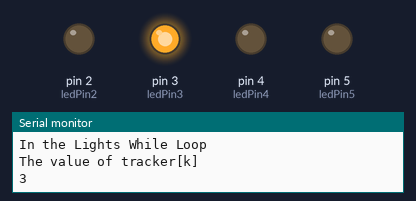
The sketch below on a simulated Arduino Uno, built with avr-gcc and run on an emulated ATmega328P. Shown: output pins drawn as LEDs (lit = HIGH), the last lines printed to the serial monitor. Random numbers use the default seed unless the sketch sets one.

Above: at 0.2 s.
At 6.2 s:
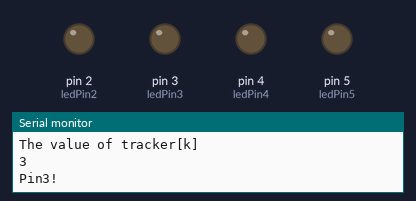
At 21.6 s:
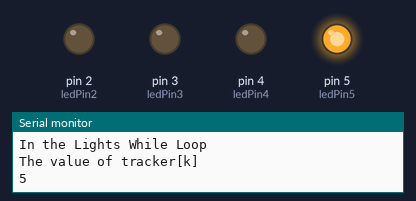
At 27.6 s:
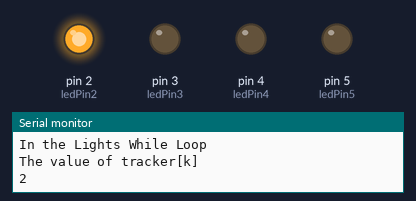
At 37.2 s:
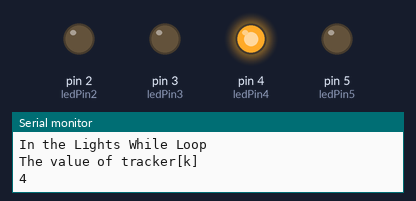
Timing chart, 0 to 40.0 s (numbered marks = the images above):
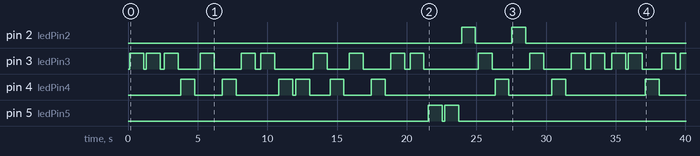

Measured:
- by itself, pin 2 (ledPin2): LOW → HIGH at 23.9 s, → LOW 1.0 s later, → HIGH 2.6 s later, → LOW 1.0 s later, … (4 changes in this stretch)
- by itself, pin 3 (ledPin3): LOW → HIGH at 0.12 s, → LOW 1.0 s later, → HIGH 0.20 s later, → LOW 1.0 s later, … (35 changes in this stretch)
- by itself, pin 4 (ledPin4): LOW → HIGH at 3.8 s, → LOW 1.0 s later, → HIGH 2.0 s later, → LOW 1.0 s later, … (18 changes in this stretch)
- by itself, pin 5 (ledPin5): LOW → HIGH at 21.5 s, → LOW 1.0 s later, → HIGH 0.20 s later, → LOW 1.0 s later, … (4 changes in this stretch)

The sketch:

Simon4.ino
```cpp
/*
Simon on the Arduino
by Tristan Clawson
rev: 0.40
red date:  5/26/2025
 */


//pins: 2,3,4,5
int ledPin2 = 2;    // LED connected to digital pin 2
int ledPin3 = 3;    // LED connected to digital pin 3
int ledPin4 = 4;    // LED connected to digital pin 4
int ledPin5 = 5;    // LED connected to digital pin 5

//buttonPress: 8,9,10,11
const int buttonPin8 = 8;
const int buttonPin9 = 9;
const int buttonPin10 = 10;
const int buttonPin11 = 11;

int randNumber = 0;
int trackerArraySetup = 0;
int i;  //iteration of the game loop
int x;  //iteration of the display loop
int k;  //rotation of the display loop
int n; //reset loop
int m; //input loop
int gameturn = 0; //iterate the input loop
int buttonPress = 0; //input for the buttons
int test = 0;
int var = 0;
int light = 0;
int gameloop = 0;
int inputtest[] = {0,0,0,0,0,0,0,0,0,0,0,0,0,0,0,0,0,0,0,0,0,0} ;
int tracker[] = {} ;  //0,0,0,0,0,0,0,0,0,0,0,0,0,0,0,0,0,0,0,0,0,0

int ledState = LOW;

void printLoop();

void setup()
{
Serial.begin(9600);
randomSeed(analogRead(0));  // Better randomness that doesn't start at the same point
  // set the digital pin as output:
  pinMode(ledPin2, OUTPUT); //keeps the LED lit up
                      //digitalWrite (ledPin2, HIGH);
  pinMode(ledPin3, OUTPUT); //keeps the LED lit up
                       //digitalWrite (ledPin3, HIGH);
  pinMode(ledPin4, OUTPUT); //keeps the LED lit up
                       //digitalWrite (ledPin4, HIGH);
  pinMode(ledPin5, OUTPUT); //keeps the LED lit up
                       //digitalWrite (ledPin5, HIGH);
  pinMode(buttonPin8, INPUT);
  pinMode(buttonPin9, INPUT);
  pinMode(buttonPin10, INPUT);
  pinMode(buttonPin11, INPUT);


// setting up the random array

   Serial.println("Start of array setup");

  while (trackerArraySetup < 21 ){
  randNumber = random(2,6); // generate random number between 2 to 5  (Includes 2, but not 5?)
  tracker[i] = randNumber;   //<<<<<<<<<<<<<<<<<<<<<<<<<<<<<<<<<<<<<<<<< has to be an array problem  only doing 1 number?
   Serial.println(tracker[i]);
   trackerArraySetup ++;
  }

 Serial.println("End of array setup");

}

//Don't use letter variables
//Print statements after every iteration

void loop() //can do 20 rounds here
{


  Serial.println("Add a Random value");

//________________________________________________________________________________________

      printLoop();
//________________________________________________________________________________________

      i++;  //a little iteration, if you please
      x = 0; //<< upper error
      k = 0;
 /*
Serial.println("I broke out of the show loop");
delay(1000); // wait 1 second before displaying the next number


        //.................................................................
        gameloop = 0;
        while ( gameloop < 20){
          Serial.println("I'm in the INPUT loop");
          //Serial.println(m);

                    //  while (tracker[m] != 0) //need a for loop to reset the array
                             // {
                                  gameturn = i;


                                  Serial.println("I'm DOING the INPUT ARRAY loop I'm DOING the INPUT ARRAY loop I'm DOING the INPUT ARRAY loop");
                                  int button8State = digitalRead(buttonPin8);
                                  int button9State = digitalRead(buttonPin9);
                                  int button10State = digitalRead(buttonPin10);
                                  int button11State = digitalRead(buttonPin11);
                                  //Serial.println(button8State);


                                 // Serial.println(buttonPin8 == HIGH);

//change back from LOW to HIGH
while (button8State == LOW && button9State == LOW && button10State == LOW && button11State == LOW  ) {Serial.println("Holding and waiting for input.Holding and waiting for input."); } //HOLD
                                  /*
                                  while (gameturn > 1  )  // i = x, for gameturn values
                                        {
                                          //Serial.println("while input -------");
                                          //button input
                                          //duration = pulseIn(buttonPin10, HIGH);
                                          //duration = pulseIn(buttonPin11, HIGH);

                                          if (buttonPin8 == HIGH)
                                          {
                                            inputtest[i] = 2;
                                                digitalWrite(ledPin2, HIGH);
                                                delay (100);
                                                digitalWrite(ledPin2, LOW);
                                            }
                                          if (buttonPin9 == HIGH)
                                          {
                                            inputtest[i] = 3;
                                                digitalWrite(ledPin3, HIGH);
                                                delay (100);
                                                digitalWrite(ledPin3, LOW);
                                            }
                                           if (buttonPin11 == HIGH)
                                          {
                                            inputtest[i] = 4;
                                                digitalWrite(ledPin4, HIGH);
                                                delay (100);
                                                digitalWrite(ledPin4, LOW);
                                            }
                                           if (buttonPin9 == HIGH)
                                          {
                                            inputtest[i] = 5;
                                                digitalWrite(ledPin5, HIGH);
                                                delay (100);
                                                digitalWrite(ledPin5, LOW);
                                            }

                                                         if (buttonPin10 > 13 ) //NOPE
                                                        {
                                                          Serial.println("Input UPPER bounds error");
                                                          }
                                                        if (buttonPin11 < 10 ) //NOPE
                                                        {
                                                          Serial.println("Input LOWER bounds error");
                                                          }

                                          //button press
                                          // if input value A = array[i] continue (pause for input) +beep
                                          if  (  buttonPress = tracker[i] )
                                          {
                                            //break out?
                                            //goto win;//crap;
                                            }
                                          // else fail + beep
                                           else ( buttonPress != tracker[i] );
                                          {
                                            //goto fail;//FAIL;
                                            }
                                          gameturn--;
                                        }

                                       */
                                        m++;
                               // }
                             gameloop ++;

               }
         //.................................................................


/*
                                                          while (tracker[i] != 0) //no?  Get input and check
                                                                {
                                                                    i = input;

                                                                    while (input >1 , input--)  // i = x, for input values
                                                                          {

                                                                            //button press
                                                                            // if input value A = array[i] continue (pause for input) +beep
                                                                            if  (  buttonPress = tracker[i] )
                                                                            {
                                                                              //break out?
                                                                              goto win;//crap;
                                                                              }
                                                                            // else fail + beep
                                                                             else ( buttonPress != tracker[i] )
                                                                            {
                                                                              goto fail//FAIL;
                                                                              }

                                                                          }
                                                                 }

win: //
fail://

for (int r = 0, r < 20, r++){

}


*/

//end of game loop

//reset everything
 //
                                         //for (int n = 0, n < 20, n++){
                                         //int tracker[n] = 0;
                                         //}
//reseting
//}


//________________________________________________________________________________________
// k= 0?
void printLoop(){
  while (x < 20){
      //use if instead?
                                      Serial.println("In the Lights While Loop");
                                      Serial.println("The value of tracker[k] " );  Serial.println(tracker[k]);


                  light = tracker[k];  //<<<<<<<<<<<<<<<<<<<<<<<<<<<<<<<<<<<<<<<<< has to be an array problem  copy variable and ++ it   B A D
                    if (light < 2)
                  {//do nothing
                    Serial.println("-------blank1-------");
                  }
                    if (light == 2)
                  {
                   //ledPin2
                    digitalWrite (ledPin2, HIGH);
                    //sound
                    delay (1000);
                    digitalWrite (ledPin2, LOW);
                    Serial.println("Pin2!");
                    delay (200);
                  }
                   if (light == 3)
                  {
                   //ledPin2
                    digitalWrite (ledPin3, HIGH);
                    //sound
                    delay (1000);
                    digitalWrite (ledPin3, LOW);
                    Serial.println("Pin3!");
                    delay (200);
                  }
                   if (light == 4)
                  {
                   //ledPin2
                    digitalWrite (ledPin4, HIGH);
                    //sound
                    delay (1000);
                    digitalWrite (ledPin4, LOW);
                    Serial.println("Pin4!");
                    delay (200);
                  }
                    if (light == 5)
                  {
                   //ledPin2
                    digitalWrite (ledPin5, HIGH);
                    //sound
                    delay (1000);
                    digitalWrite (ledPin5, LOW);
                    Serial.println("Pin5!");
                    delay (200);
                  }
                    else if (light > 5)
                      {Serial.println("--------------Upper Bounds ERROR--------------");
                      Serial.println(tracker[k]);
                  }

                  x++;
                  k++;
                                                                                                                   }
  }
//________________________________________________________________________________________
```
